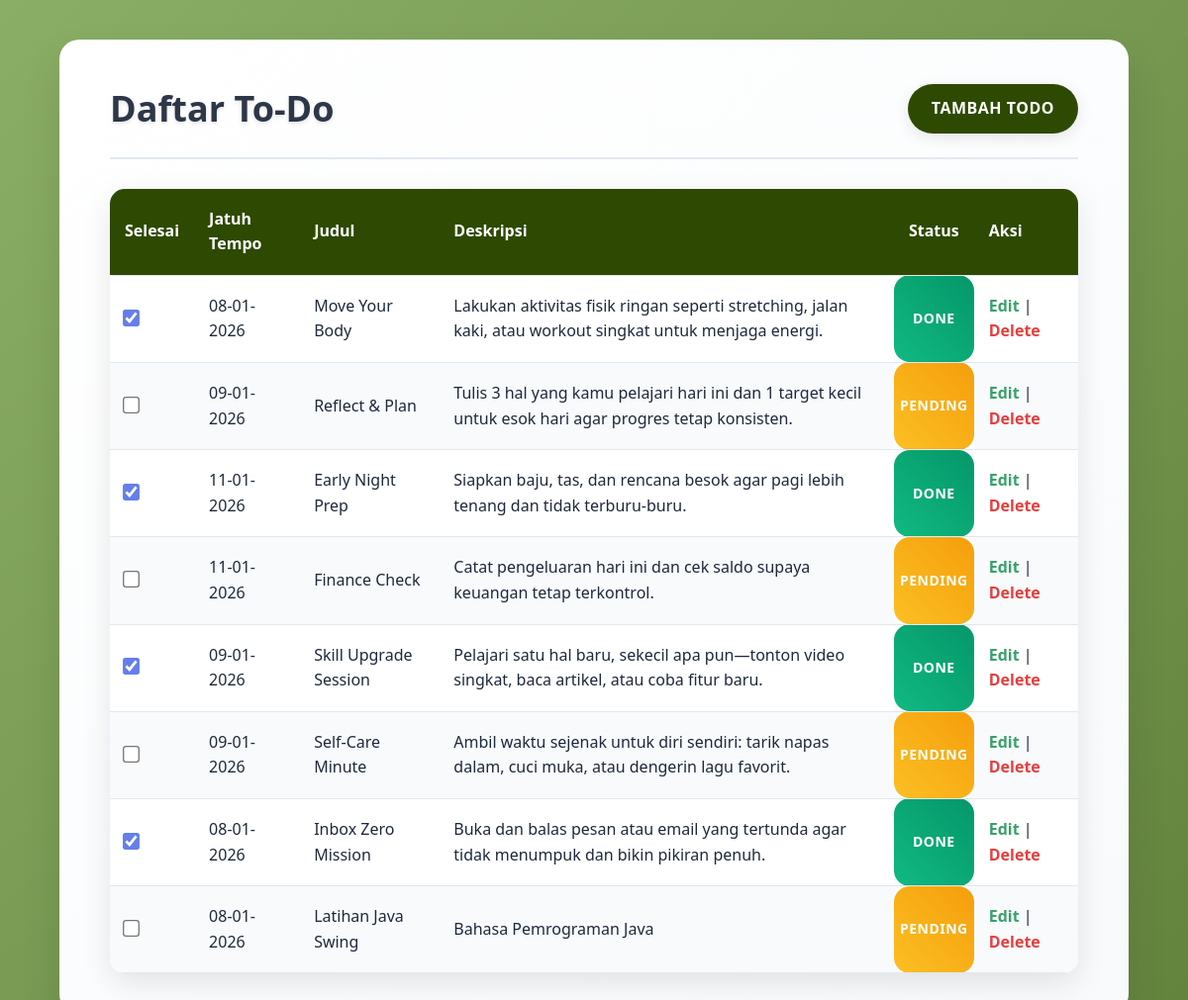
The page / on the database its author committed.
### tables this page shows
CREATE TABLE `todos` (
  `id` int(11) NOT NULL,
  `due_date` date DEFAULT NULL,
  `title` varchar(255) NOT NULL,
  `description` text NOT NULL,
  `status` enum('pending','done') NOT NULL DEFAULT 'pending',
  `created_at` timestamp NOT NULL DEFAULT current_timestamp()
);

### models/todoModel.php (called while the page is built, shortened)
<?php
class Todo {
    private $conn;
    public function __construct($db) {
        $this->conn = $db;
    }
    public function getAll() {
        $query = "SELECT * FROM todos ORDER BY created_at DESC";
        return mysqli_query($this->conn, $query);
    }
}

### public/index.php (the view, shortened to what this page needs)
<?php
require_once '../config/database.php';
require_once '../models/todoModel.php';
$todo = new Todo($conn);
$result = $todo->getAll();
?>
<!DOCTYPE html>
<html lang="id">
<head>
    <link rel="stylesheet" href="css/style.css">
</head>
<body>
<div class="container">
    <div class="header">
        <h1>Daftar To-Do</h1>
        <a href="create.php" class="btn btn-primary">Tambah Todo</a>
    </div>
    <table>
        <thead>
            <tr>
                <th>Selesai</th>
                <th>Jatuh Tempo</th>
                <th>Judul</th>
                <th>Deskripsi</th>
                <th>Status</th>
                <th>Aksi</th>
            </tr>
        </thead>
        <tbody>
        <?php while ($row = mysqli_fetch_assoc($result)) : ?>
        <?php
            $today = date('Y-m-d');
            $isLate = (
                $row['due_date'] &&
                $row['due_date'] < $today &&
                $row['status'] != 'done'
            );
        ?>
            <tr>
                <td align="center">
                    <input type="checkbox"
                        onchange="window.location='updateStatus.php?id=<?= $row['id']; ?>&status=<?= $row['status'] == 'done' ? 'pending' : 'done'; ?>'"
                        <?= $row['status'] == 'done' ? 'checked' : ''; ?>>
                </td>
                <td class="<?= $isLate ? 'late-date' : ''; ?>">
                    <?= $row['due_date']
                        ? date('d-m-Y', strtotime($row['due_date']))
                        : '-'; ?>
                </td>
                <td>
                    <?= $row['title']; ?>
                </td>
                <td>
                    <?= $row['description']; ?>
                </td>
                <td class="status
                    <?= $row['status']; ?>">
                    <?= $row['status']; ?>
                </td>
                <td>
                    <a href="edit.php?id=<?= $row['id']; ?>" class="btn-success">Edit</a> |
                    <a href="delete.php?id=<?= $row['id']; ?>"
                       class="btn-danger"
                       onclick="return confirm('Yakin hapus?')">Delete</a>
                </td>
            </tr>
        <?php endwhile; ?>
        </tbody>
    </table>
</div>
</body>
</html>

### public/css/style.css (style rules this page uses)
* { margin: 0; padding: 0; box-sizing: border-box; font-family: 'Segoe UI', Tahoma, Geneva, Verdana, sans-serif; }
body { background: linear-gradient(135deg, #8BAE66 0%, #62833c 100%); min-height: 100vh; padding: 40px 0; color: #1e293b; font-size: 16px; line-height: 1.6; }
.container { width: 90%; max-width: 1200px; margin: auto; background: linear-gradient(145deg, #ffffff 0%, #f8fafc 100%); padding: 40px 50px; border-radius: 20px; box-shadow: 0 20px 40px rgba(0,0,0,0.1); backdrop-filter: blur(10px); border: 1px solid rgba(255,255,255,0.2); }
.header { display: flex; justify-content: space-between; align-items: center; margin-bottom: 30px; padding-bottom: 20px; border-bottom: 2px solid #e2e8f0; }
.header h1 { font-size: 36px; font-weight: 700; color: #2d3748; text-shadow: 0 2px 4px rgba(0,0,0,0.1); }
.header .btn { margin: 0; }
a { text-decoration: none; font-weight: 600; transition: all 0.3s ease; }
.btn { padding: 12px 24px; border-radius: 25px; font-size: 16px; cursor: pointer; border: none; font-weight: 600; text-transform: uppercase; letter-spacing: 0.5px; transition: all 0.3s ease; box-shadow: 0 4px 15px rgba(0,0,0,0.1); }
.btn-primary { background: linear-gradient(45deg, #2e4901 0%, #2e4901 100%); color: white; }
.btn-danger { color: #e53e3e; }
.btn-success { color: #38a169; }
table { width: 100%; border-collapse: collapse; margin-top: 20px; border-radius: 15px; overflow: hidden; box-shadow: 0 10px 30px rgba(0,0,0,0.1); }
thead { background: linear-gradient(45deg, #2e4901 0%, #2e4901 100%); color: white; }
th, td { padding: 18px 15px; text-align: left; border-bottom: 1px solid #e2e8f0; }
tbody tr:nth-child(even) { background: #f8fafc; }
tbody tr:nth-child(odd) { background: #ffffff; }
input[type="checkbox"] { transform: scale(1.3); accent-color: #667eea; cursor: pointer; }
.status { font-weight: bold; padding: 6px 6px; border-radius: 16px; text-align: center; font-size: 14px; text-transform: uppercase; letter-spacing: 0.5px; }
.status.pending { background: linear-gradient(45deg, #fbbf24 0%, #f59e0b 100%); color: white; }
.status.done { background: linear-gradient(45deg, #10b981 0%, #059669 100%); color: white; }
.btn-primary { transition: background 0.2s ease, transform 0.1s ease; }

### rows shown on the page
todos: status "☑", due_date "08-01-2026", title "Move Your Body", description "Lakukan aktivitas fisik ringan seperti stretching, jalan kaki, atau workout singkat untuk menjaga energi.", status "DONE"
todos: due_date "09-01-2026", title "Reflect & Plan", description "Tulis 3 hal yang kamu pelajari hari ini dan 1 target kecil untuk esok hari agar progres tetap konsisten.", status "PENDING"
todos: status "☑", due_date "11-01-2026", title "Early Night Prep", description "Siapkan baju, tas, dan rencana besok agar pagi lebih tenang dan tidak terburu-buru.", status "DONE"
todos: due_date "11-01-2026", title "Finance Check", description "Catat pengeluaran hari ini dan cek saldo supaya keuangan tetap terkontrol.", status "PENDING"
todos: status "☑", due_date "09-01-2026", title "Skill Upgrade Session", description "Pelajari satu hal baru, sekecil apa pun—tonton video singkat, baca artikel, atau coba fitur baru.", status "DONE"
todos: due_date "09-01-2026", title "Self-Care Minute", description "Ambil waktu sejenak untuk diri sendiri: tarik napas dalam, cuci muka, atau dengerin lagu favorit.", status "PENDING"
todos: status "☑", due_date "08-01-2026", title "Inbox Zero Mission", description "Buka dan balas pesan atau email yang tertunda agar tidak menumpuk dan bikin pikiran penuh.", status "DONE"
todos: due_date "08-01-2026", title "Latihan Java Swing", description "Bahasa Pemrograman Java", status "PENDING"
